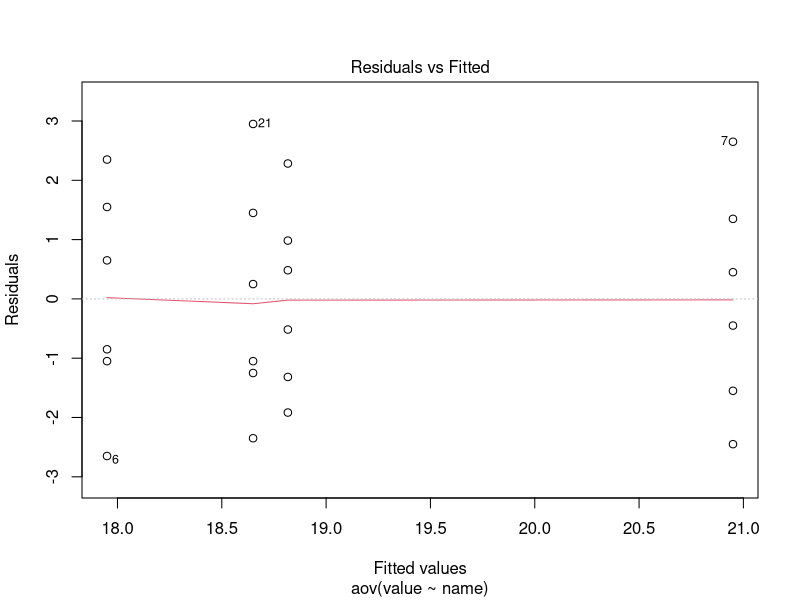
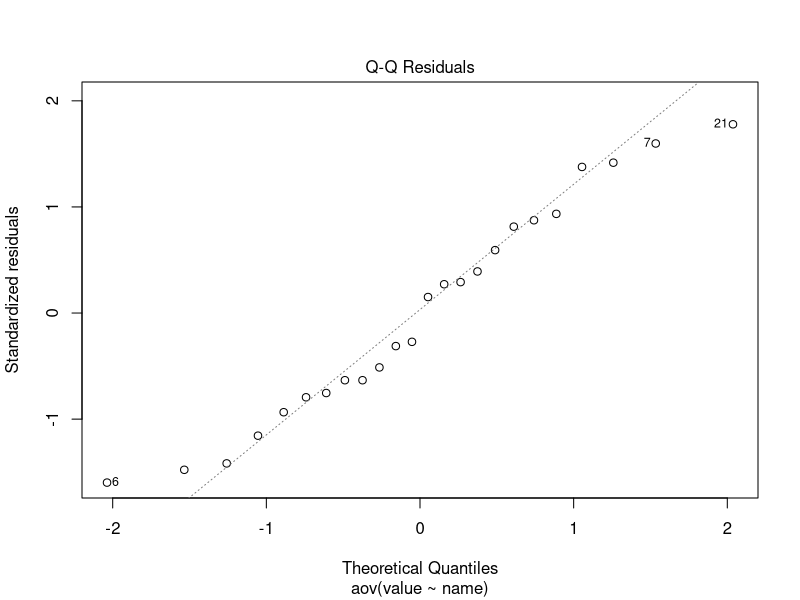
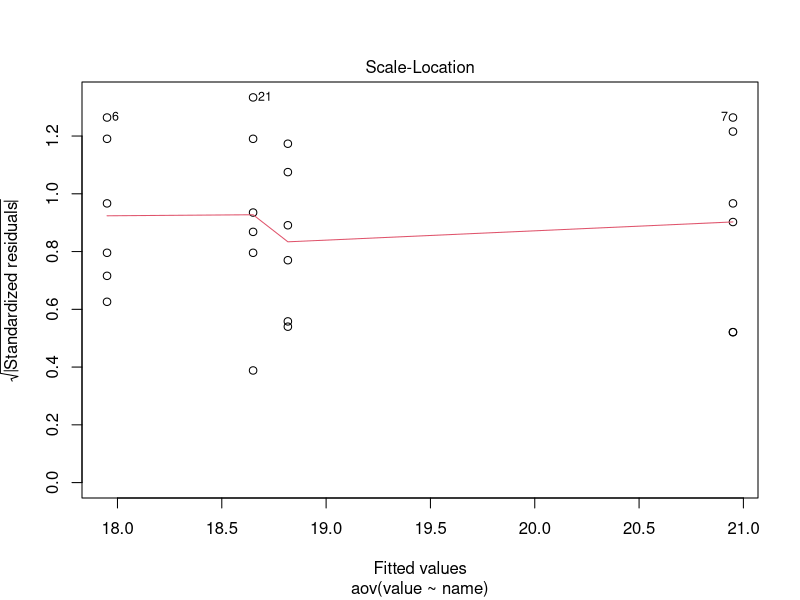
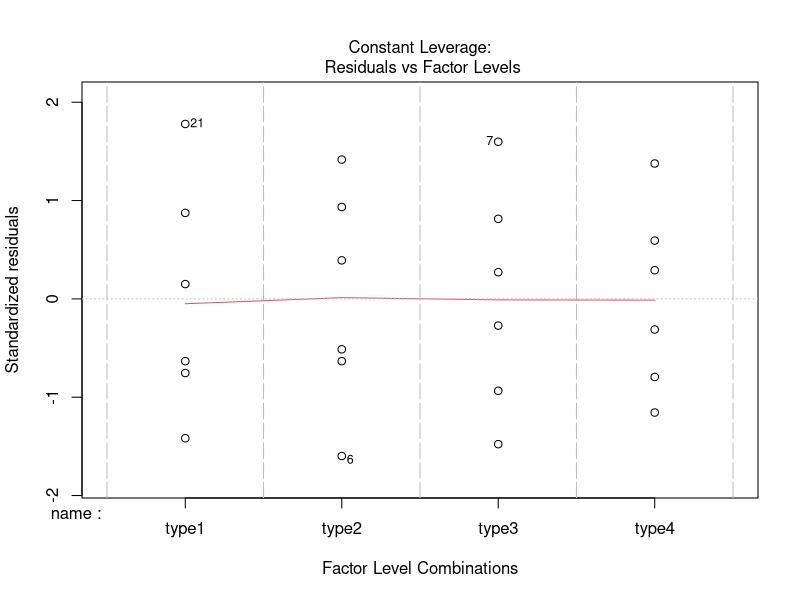
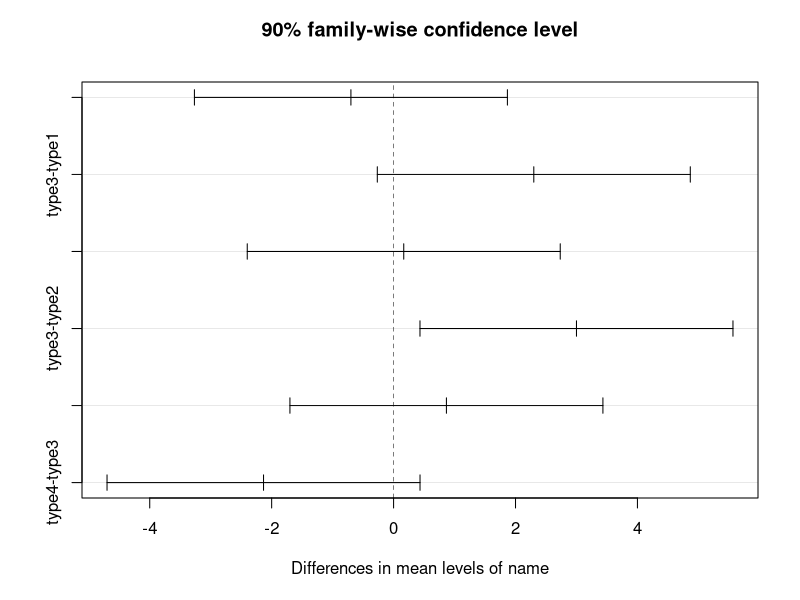

The R script that drew these images, in order:
## ---- chunk 1
library(pwr)
sqrt(1/4.5)
pwr.anova.test(k=4,n=NULL,f=0.471,sig.level = 0.05,power =0.80)

# Ans to the ques 1.(a).
# 14 samples of each fluid we will need to be collected 

sqrt(.5^2/4.5)
pwr.anova.test(k=4,n=NULL,f=0.2357,sig.level = 0.05,power =0.80)

# Ans to the ques 1.(b).
# 51 samples of each fluid we will need to be collected 


type1 <- c(17.6,	18.9,	16.3,	17.4,	20.1,	21.6)
type2	<- c(16.9,	15.3,	18.6,	17.1,	19.5,	20.3)
type3	<- c(21.4,	23.6,	19.4,	18.5,	20.5,	22.3)
type4 <- c(19.3,	21.1,	16.9,	17.5,	18.3,	19.8)

dat <- data.frame(type1,type2,type3,type4)
f <- (1)^2/(2.0447)^2

pwr.anova.test(k=4,n=6,f,sig.level = .1,power =NULL)

# Ans to the ques 2.(a).
# The power will be 0.213476 for a hypothesis test with an alpha = 0.10 level 
# of significance 

library(tidyr)
fluidsample<-pivot_longer(data = dat, c(type1,type2,type3,type4))
aov.model<-aov(value~name, data = fluidsample)
summary(aov.model)

# Ans to the ques 2.(b).
# Since p value = 0.0525 is less than alpha = 0.1, so we reject null hypothesis.

plot(aov.model)

# Ans to the ques 2.(c).
# From the plot, it seems like Normality assumption is satisfied.
# The model is adequate.


TukeyHSD(aov.model, conf.level = 0.9)
plot(TukeyHSD(aov.model, conf.level = 0.9))

# Ans to the ques 2.(d).
# Type 2 and Type 3 fluid significantly differs 
